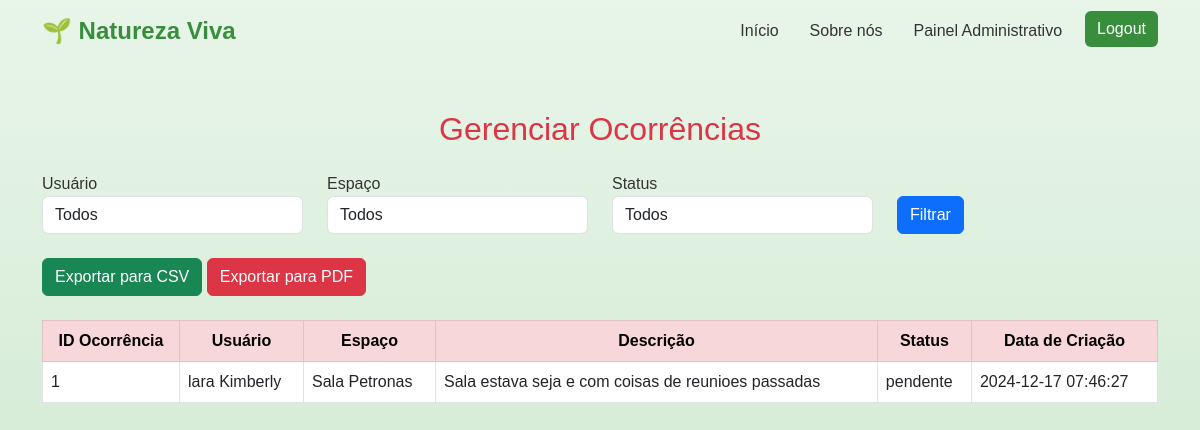
Screenshot of /naturezaviva/gerenciar_ocorrencias.php (signed in) with the database file from the repository.
### tables this page shows
CREATE TABLE `ocorrencias` (
  `id` int(11) NOT NULL,
  `id_agendamento` int(11) NOT NULL,
  `descricao` text DEFAULT NULL,
  `status` enum('pendente','resolvido') DEFAULT 'pendente',
  `data_criacao` timestamp NOT NULL DEFAULT current_timestamp()
);

CREATE TABLE `usuarios` (
  `id` int(11) NOT NULL,
  `nome` varchar(255) NOT NULL,
  `email` varchar(255) NOT NULL,
  `senha` varchar(255) NOT NULL,
  `cpf` varchar(11) NOT NULL,
  `tipo_usuario` enum('admin','usuario') DEFAULT 'usuario',
  `data_cadastro` timestamp NOT NULL DEFAULT current_timestamp(),
  `status` enum('ativo','inativo') DEFAULT 'ativo',
  `ultimo_login` timestamp NULL DEFAULT NULL,
  `primeiro_login` enum('sim','nao') DEFAULT 'sim'
);

CREATE TABLE `espacos` (
  `id` int(11) NOT NULL,
  `nome` varchar(255) NOT NULL,
  `descricao` text DEFAULT NULL,
  `capacidade` int(11) DEFAULT NULL,
  `preco` decimal(10,2) DEFAULT NULL,
  `status` enum('disponivel','indisponivel') DEFAULT 'disponivel',
  `data_criacao` timestamp NOT NULL DEFAULT current_timestamp()
);

### naturezaviva/gerenciar_ocorrencias.php (the view, shortened to what this page needs)
<?php
include('db_connection.php');
?>
<!DOCTYPE html>
<html lang="pt-br">
<head>
    <link href="https://cdn.jsdelivr.net/npm/bootstrap@5.3.0/dist/css/bootstrap.min.css" rel="stylesheet">
    <link rel="stylesheet" href="css/index.css">
</head>
<body>
<?php include('navbar.php'); ?>
<div class="container my-5">
    <h2 class="text-center text-danger mb-4">Gerenciar Ocorrências</h2>
    <form method="GET" class="mb-4">
        <div class="row">
            <div class="col-md-3">
                <label for="usuario">Usuário</label>
                <select name="usuario" id="usuario" class="form-control">
                    <option value="">Todos</option>
                </select>
            </div>
            <div class="col-md-3">
                <label for="espaco">Espaço</label>
                <select name="espaco" id="espaco" class="form-control">
                    <option value="">Todos</option>
                </select>
            </div>
            <div class="col-md-3">
                <label for="status">Status</label>
                <select name="status" id="status" class="form-control">
                    <option value="">Todos</option>
                </select>
            </div>
            <div class="col-md-3 d-flex align-items-end">
                <button type="submit" class="btn btn-primary">Filtrar</button>
            </div>
        </div>
    </form>
    <form method="POST" class="mb-4">
        <button type="submit" name="export_csv" class="btn btn-success">Exportar para CSV</button>
        <button type="submit" name="export_pdf" class="btn btn-danger">Exportar para PDF</button>
    </form>
    <div class="table-responsive">
        <table class="table table-bordered table-hover">
            <thead>
                <tr class="table-danger text-center">
                    <th>ID Ocorrência</th>
                    <th>Usuário</th>
                    <th>Espaço</th>
                    <th>Descrição</th>
                    <th>Status</th>
                    <th>Data de Criação</th>
                </tr>
            </thead>
            <tbody>
                <?php
                $sql = "
                    SELECT
                        o.id AS ocorrencia_id,
                        u.nome AS usuario_nome,
                        e.nome AS espaco_nome,
                        o.descricao,
                        o.status,
                        o.data_criacao
                    FROM ocorrencias o
                    JOIN agendamentos ag ON o.id_agendamento = ag.id
                    JOIN usuarios u ON ag.id_usuario = u.id
                    JOIN espacos e ON ag.id_espaco = e.id
                    ORDER BY o.data_criacao DESC
                ";
                $result = $conn->query($sql);
                if ($result && $result->num_rows > 0) {
                    while ($row = $result->fetch_assoc()) {
                        echo "<tr>";
                        echo "<td>" . htmlspecialchars($row['ocorrencia_id']) . "</td>";
                        echo "<td>" . htmlspecialchars($row['usuario_nome']) . "</td>";
                        echo "<td>" . htmlspecialchars($row['espaco_nome']) . "</td>";
                        echo "<td>" . htmlspecialchars($row['descricao']) . "</td>";
                        echo "<td>" . htmlspecialchars($row['status']) . "</td>";
                        echo "<td>" . htmlspecialchars($row['data_criacao']) . "</td>";
                        echo "</tr>";
                    }
                }
                ?>
            </tbody>
        </table>
    </div>
</div>
</body>
</html>

### naturezaviva/css/index.css (style rules this page uses)
body { font-family: 'Arial', sans-serif; margin: 0; padding: 0; display: flex; flex-direction: column; min-height: 100vh; background: linear-gradient(to bottom, #e8f5e9, #c8e6c9); color: #333; }

### rows the page displays
ocorrencias: id "1", usuarios.nome "lara Kimberly", espacos.nome "Sala Petronas", descricao "Sala estava seja e com coisas de reunioes passadas", status "pendente", data_criacao "2024-12-17 07:46:27"
